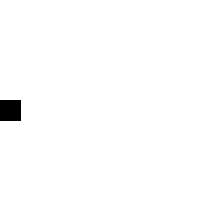
Frame 1 (no input)
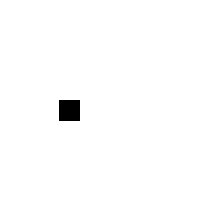
Frame 60 (the mouse pressed at the canvas centre just before this capture)
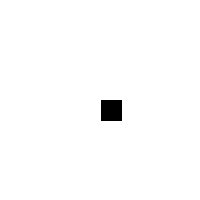
Frame 120 (the mouse held since frame 60 and released just before this capture)

The Processing sketch that drew these frames (run headless with seeded random() and noise(); from frame 60 on, the mouse is pressed at the canvas centre):

// Processing sketch: exercise_5_3
// ── exercise_5_3.pde
float x = 0;

void setup () {
  size(200,200);
}

void draw () {
  background(255);
  fill(0);
  rect(x,100,20,20);
  
  x = constrain(x,0,100);
  
  x = x + 1;
}
